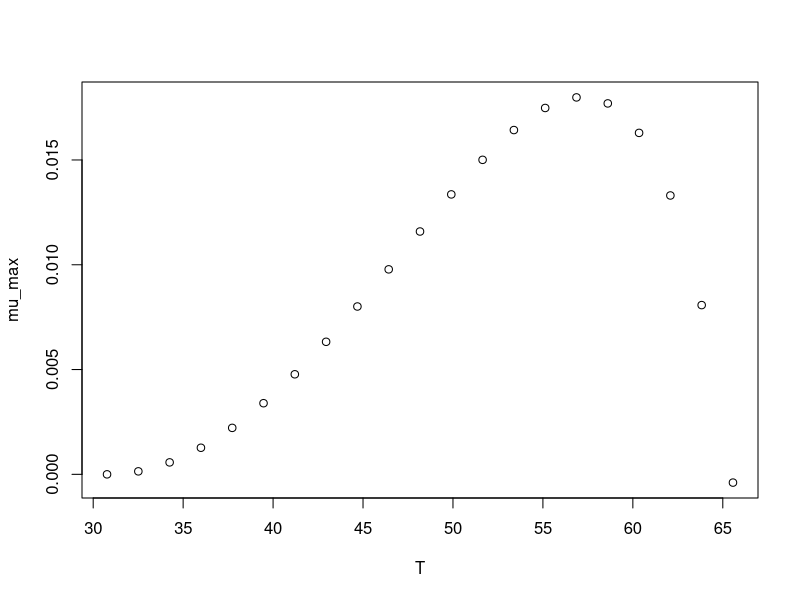

The R source for this figure:
#############################
# start of Parameter script
#############################
T <- seq(30.7692307692308,65.5655,length.out=21)
#############################
# end of Parameter script
#############################
############################# 
# start of Model script Gropin ID 378 
#############################
 
# constant coefficients for this model
 
variables <- data.frame(T)
argumentsPar <- expand.grid(variables)
 
# heart of the model
response_surface <- function(T) {
   mumax <-(1.8*(10^-2)*(T-65.5)*((T-30.8)^2))/((57.2-30.8)*((57.2-30.8)*(T-57.2)-(57.2-65.5)*(57.2+30.8-2*T)))

return(mumax=mumax)
} 

# output parameters
mumax <- cbind(argumentsPar,response_surface(argumentsPar['T']))
colnames(mumax) <- c(colnames(argumentsPar),'mumax')
#############################
# End of Model script
#############################
############################# 
# start of Visualisation script Gropin ID 378 
#############################
plot(T,mumax$mumax,
                          xlab='T',
                          ylab='mu_max')
#############################
# End of Visualisation script
#############################
